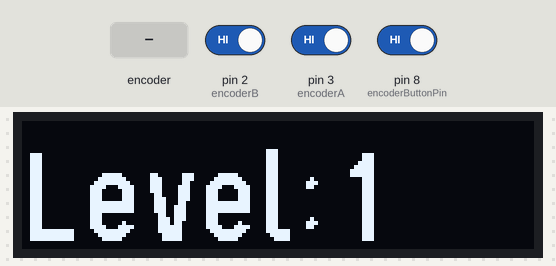
The sketch below on a simulated Arduino Uno, built with avr-gcc and run on an emulated ATmega328P. Shown: 128×32 one-colour display. The inputs (shaded band) are chosen by the test bench; at power-on: pin 2 (encoderB) HIGH, pin 3 (encoderA) HIGH, pin 8 (encoderButtonPin) HIGH.

Above: at 1.2 s.
1.3 s: rotary encoder on pin 3 (encoderA) / pin 2 (encoderB) turned 3 steps (first pin leading)
At 2.5 s:
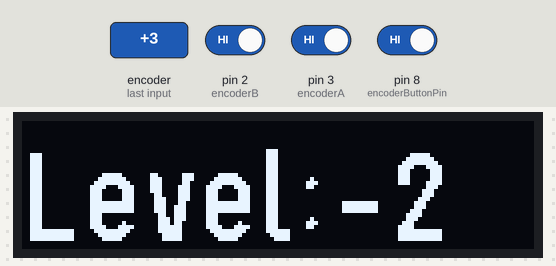
3.4 s: rotary encoder on pin 3 (encoderA) / pin 2 (encoderB) turned 1 step (first pin leading)
At 3.9 s:
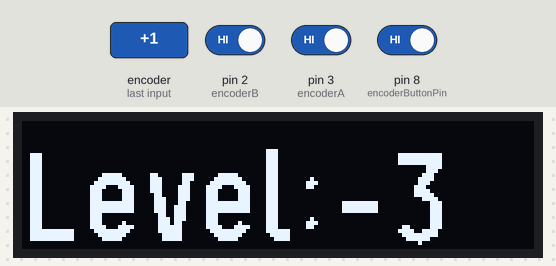
Timing chart, 0 to 6.4 s (numbered marks = the images above; inputs shaded):
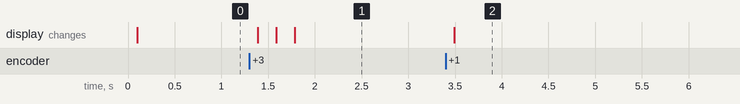

The sketch:

Nano_Screen.ino
```cpp
// LanmiLab 2020, https://github.com/lanmilab/misc/tree/master/Nano_Screen
// https://twitter.com/lanmiLab

#include <Arduino.h>
#include <U8g2lib.h>
#include <string.h>

int encoderA = 3;
int encoderB = 2;
int encoderButtonPin = 8;
int encoderState = 0;
int encoderALast = LOW;
int pinState = LOW;
int buttonState = HIGH;
int buttonStateLast = HIGH;

U8G2_SSD1306_128X32_UNIVISION_F_HW_I2C u8g2(U8G2_R0);

 void setup(void) {
    pinMode (encoderA, INPUT);
    pinMode (encoderB, INPUT);
    u8g2.begin();
    u8g2.setFont(u8g2_font_logisoso22_tr);  // choose a suitable font at https://github.com/olikraus/u8g2/wiki/fntlistall
    String out = "Level:" + String(encoderState);
    u8g2.clearBuffer();
    u8g2.drawStr(0,30,out.c_str());
    u8g2.sendBuffer();
}

  void loop(void) {
    pinState = digitalRead(encoderA);
    if ((encoderALast == LOW) && (pinState == HIGH)) {
      if (digitalRead(encoderB) == LOW) {
          encoderState--;
      } else {
          encoderState++;
      }
      String out = "Level:" + String(encoderState);
      u8g2.clearBuffer();
      u8g2.drawStr(0,30,out.c_str());
      u8g2.sendBuffer();
    }
    encoderALast = pinState;

    buttonState = digitalRead(encoderButtonPin);
    if (buttonState == LOW && buttonStateLast == HIGH ) {
      // button press, do something
      encoderState = 0;
    }

    delay(4);
}
```

Measured:
- after the input at 1.3 s, the display: first changes after 0.09 s (image 1 shows a later state)
- after the input at 3.4 s, the display: changes after 0.09 s (image 2)
